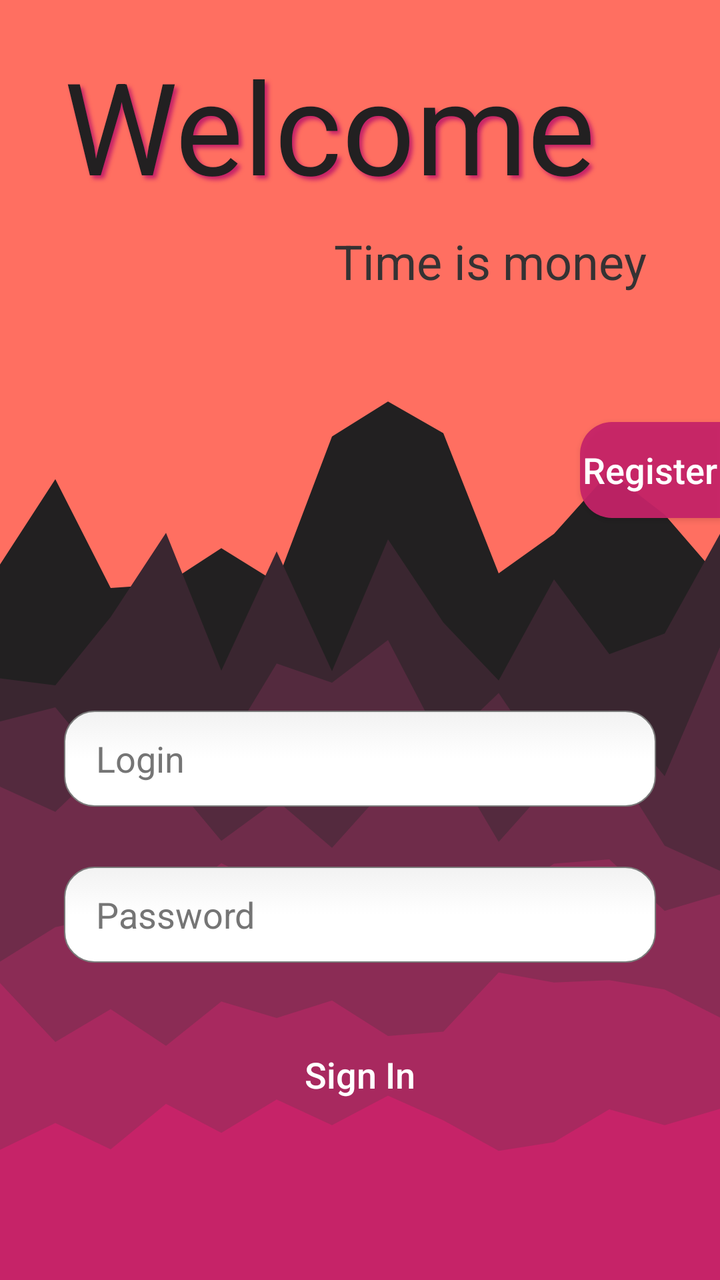
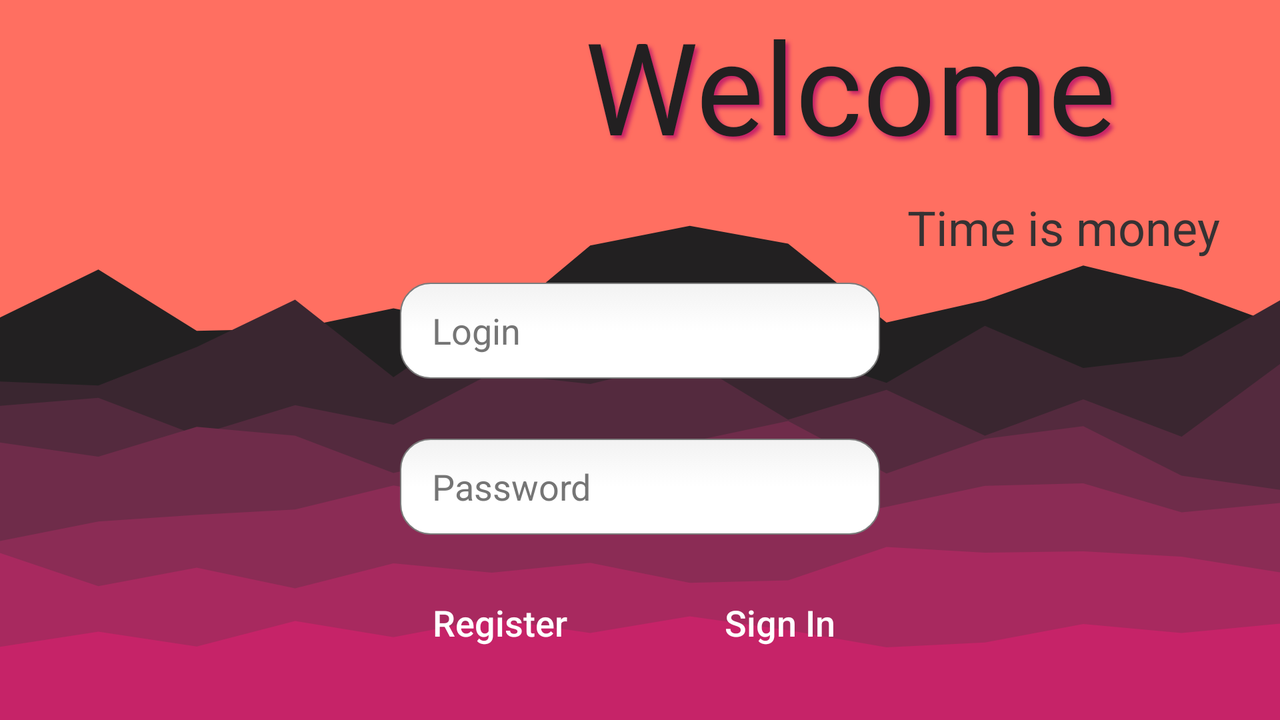

An Android layout and its configuration variant, each rendered on a device that would load it. The default file and the variant file are quoted in full after the pictures.
<!-- AndroidManifest.xml: application theme Theme.MyApplication -->
<!-- res/layout/fragment_login.xml -->
<?xml version="1.0" encoding="utf-8"?>
<FrameLayout xmlns:android="http://schemas.android.com/apk/res/android"
    xmlns:tools="http://schemas.android.com/tools"
    android:layout_width="match_parent"
    android:layout_height="match_parent"
    xmlns:app="http://schemas.android.com/apk/res-auto"
    android:background="@drawable/bc_pic"
    tools:context=".fragments.autoFragment.LoginFragment">

    <androidx.constraintlayout.widget.ConstraintLayout
        android:id="@+id/margin"
        android:layout_width="match_parent"
        android:layout_height="match_parent">

        <TextView
            android:id="@+id/Welcome"
            android:layout_width="match_parent"
            android:layout_height="wrap_content"
            android:layout_marginStart="32dp"
            android:layout_marginTop="20dp"
            android:elevation="5dp"
            android:gravity="top"
            android:shadowColor="@color/color_highlight"
            android:shadowDx="5"
            android:shadowDy="5"
            android:shadowRadius="5"
            android:text="@string/welcome"
            android:textColor="@color/primary_color"
            android:textSize="64sp"
            app:layout_constraintEnd_toEndOf="parent"
            app:layout_constraintStart_toStartOf="parent"
            app:layout_constraintTop_toTopOf="parent" />

        <EditText
            android:id="@+id/login"
            android:layout_width="0dp"
            android:layout_height="wrap_content"
            android:layout_marginStart="32dp"
            android:layout_marginTop="250dp"
            android:layout_marginEnd="32dp"
            android:autofillHints=""
            android:background="@drawable/text_input_round"
            android:ems="10"
            android:hint="@string/login_hint"
            android:inputType="textPersonName"
            android:minHeight="48dp"
            android:textColor="@color/primary_color"
            android:textColorHighlight="@color/color_highlight"
            android:textColorHint="@color/input_color"
            android:textColorLink="@color/color_highlight"
            app:layout_constraintEnd_toEndOf="parent"
            app:layout_constraintStart_toStartOf="parent"
            app:layout_constraintTop_toBottomOf="@+id/Welcome" />

        <EditText
            android:id="@+id/password"
            android:layout_width="match_parent"
            android:layout_height="wrap_content"
            android:layout_marginStart="32dp"
            android:layout_marginTop="30dp"
            android:layout_marginEnd="32dp"
            android:autofillHints=""
            android:background="@drawable/text_input_round"
            android:ems="10"
            android:hint="@string/password_hint"
            android:inputType="textPassword"
            android:minHeight="48dp"
            android:textColor="@color/primary_color"
            android:textColorHighlight="@color/color_highlight"
            android:textColorHint="@color/input_color"
            android:textColorLink="@color/color_highlight"
            app:layout_constraintEnd_toEndOf="parent"
            app:layout_constraintStart_toStartOf="parent"
            app:layout_constraintTop_toBottomOf="@+id/login" />

        <androidx.appcompat.widget.AppCompatButton
            android:id="@+id/login_button"
            android:layout_width="match_parent"
            android:layout_height="wrap_content"
            android:layout_marginStart="64dp"
            android:layout_marginTop="32dp"
            android:layout_marginEnd="64dp"
            android:background="@drawable/round_button"
            android:backgroundTint="@color/secondary_color"
            android:text="@string/login_form_button"
            android:textAllCaps="false"
            android:textColor="@color/white"
            android:textSize="18sp"
            app:layout_constraintEnd_toEndOf="parent"
            app:layout_constraintStart_toStartOf="parent"
            app:layout_constraintTop_toBottomOf="@+id/password" />

        <TextView
            android:id="@+id/subtitle"
            android:layout_width="wrap_content"
            android:layout_height="wrap_content"
            android:layout_marginStart="130dp"
            android:layout_marginBottom="200dp"
            android:text="@string/Login_form_subtitle"
            android:textColor="@color/sub_primary_color"
            android:textSize="24sp"
            app:layout_constraintBottom_toTopOf="@+id/login"
            app:layout_constraintEnd_toEndOf="parent"
            app:layout_constraintStart_toStartOf="parent"
            app:layout_constraintTop_toBottomOf="@+id/Welcome" />

        <androidx.appcompat.widget.AppCompatButton
            android:id="@+id/to_register_button"
            android:layout_width="0dp"
            android:layout_height="wrap_content"
            android:layout_marginStart="290dp"
            android:layout_marginBottom="32dp"
            android:background="@drawable/round_button_left"
            android:backgroundTint="@color/color_highlight"
            android:text="@string/register_button"
            android:textAllCaps="false"
            android:textColor="@color/white"
            android:textSize="18sp"
            app:layout_constraintBottom_toTopOf="@+id/login"
            app:layout_constraintEnd_toEndOf="parent"
            app:layout_constraintStart_toStartOf="parent"
            app:layout_constraintTop_toBottomOf="@+id/subtitle" />

    </androidx.constraintlayout.widget.ConstraintLayout>

</FrameLayout>
<!-- resources referenced by this layout -->
<resources>
  <color name="color_highlight">#C62368</color>
  <color name="input_color">#757575</color>
  <color name="primary_color">#222021</color>
  <color name="secondary_color">#FF6F61</color>
  <color name="sub_primary_color">#353233</color>
  <color name="white">#FFFFFFFF</color>
  <!-- drawable bc_pic: vector/xml drawable (drawable, 2453 chars, omitted) -->
  <!-- drawable round_button_left (drawable) -->
  <?xml version="1.0" encoding="utf-8"?>
  <shape xmlns:android="http://schemas.android.com/apk/res/android"
      android:shape="rectangle">
      <solid android:color="#eeffffff" />
      <corners
          android:bottomLeftRadius="16dp"
          android:topLeftRadius="16dp"/>
  </shape>
  <!-- drawable text_input_round (drawable) -->
  <?xml version="1.0" encoding="utf-8"?>
  <selector xmlns:android="http://schemas.android.com/apk/res/android">
  
      <item android:state_pressed="true" android:state_focused="true">
          <shape>
              <solid android:color="@color/secondary_color"/>
              <stroke
                  android:width="2.3dp"
                  android:color="@color/secondary_color" />
              <corners
                  android:radius="15dp" />
          </shape>
      </item>
  
      <item android:state_pressed="true" android:state_focused="false">
          <shape>
              <solid android:color="@color/secondary_color"/>
              <stroke
                  android:width="2.3dp"
                  android:color="@color/secondary_color" />
              <corners
                  android:radius="15dp" />
          </shape>
      </item>
  
      <item android:state_pressed="false" android:state_focused="true">
          <shape>
              <solid android:color="@color/white"/>
              <stroke
                  android:width="2.3dp"
                  android:color="@color/secondary_color" />
              <corners
                  android:radius="15dp" />
          </shape>
      </item>
  
      <item android:state_pressed="false" android:state_focused="false">
          <shape>
              <gradient
                  android:startColor="#F2F2F2"
                  android:centerColor="@color/white"
                  android:endColor="@color/white"
                  android:angle="270"
                  />
              <stroke
                  android:width="0.7dp"
                  android:color="@color/not_active" />
              <corners
                  android:radius="15dp" />
          </shape>
      </item>
  
      <item android:state_enabled="true">
          <shape>
              <padding
                  android:left="16dp"
                  android:top="4dp"
                  android:right="16dp"
                  android:bottom="4dp"
                  />
          </shape>
      </item>
  
  </selector>
  <string name="Login_form_subtitle">Time is money</string>
  <string name="login_form_button">Sign In</string>
  <string name="login_hint">Login</string>
  <string name="password_hint">Password</string>
  <string name="register_button">Register</string>
  <string name="welcome">Welcome</string>
  <style name="Theme.MyApplication" parent="Theme.MaterialComponents.DayNight.DarkActionBar">
          
          <item name="colorPrimary">@color/purple_500</item>
          <item name="colorPrimaryVariant">@color/purple_700</item>
          <item name="colorOnPrimary">@color/white</item>
          
          <item name="colorSecondary">@color/teal_200</item>
          <item name="colorSecondaryVariant">@color/teal_700</item>
          <item name="colorOnSecondary">@color/black</item>
          
          <item name="android:statusBarColor" tools:targetApi="l">?attr/colorPrimaryVariant</item>
          
          <item name="windowNoTitle">true</item>
          <item name="windowActionBar">false</item>
          <item name="android:windowFullscreen">true</item>
      </style>
  <color name="not_active">#7A7A7A</color>
  <color name="purple_500">#FF6200EE</color>
  <color name="purple_700">#FF3700B3</color>
  <color name="teal_200">#FF03DAC5</color>
  <color name="teal_700">#FF018786</color>
  <color name="black">#FF000000</color>
</resources>
<!-- res/layout-land/fragment_login.xml (the repository's variant of the layout above) -->
<!-- drawn on the phone turned sideways -->
<?xml version="1.0" encoding="utf-8"?>
<FrameLayout xmlns:android="http://schemas.android.com/apk/res/android"
    xmlns:tools="http://schemas.android.com/tools"
    android:layout_width="match_parent"
    android:layout_height="match_parent"
    xmlns:app="http://schemas.android.com/apk/res-auto"
    android:background="@drawable/bc_pic"
    tools:context=".fragments.autoFragment.LoginFragment"
    android:id="@+id/loginFragment">

    <androidx.constraintlayout.widget.ConstraintLayout
        android:id="@+id/margin"
        android:layout_width="match_parent"
        android:layout_height="match_parent">

        <TextView
            android:id="@+id/Welcome"
            android:layout_width="match_parent"
            android:layout_height="wrap_content"
            android:layout_marginEnd="32dp"
            android:elevation="5dp"
            android:gravity="top|end"
            android:paddingLeft="50dp"
            android:paddingRight="50dp"
            android:shadowColor="@color/color_highlight"
            android:shadowDx="5"
            android:shadowDy="5"
            android:shadowRadius="5"
            android:text="@string/welcome"
            android:textColor="@color/primary_color"
            android:textSize="64sp"
            app:layout_constraintEnd_toEndOf="parent"
            app:layout_constraintStart_toStartOf="parent"
            app:layout_constraintTop_toTopOf="parent" />

        <EditText
            android:id="@+id/login"
            android:layout_width="0dp"
            android:layout_height="wrap_content"
            android:layout_marginStart="200dp"
            android:layout_marginTop="56dp"
            android:layout_marginEnd="200dp"
            android:autofillHints=""
            android:background="@drawable/text_input_round"
            android:ems="10"
            android:hint="@string/login_hint"
            android:inputType="textPersonName"
            android:minHeight="48dp"
            android:textColor="@color/primary_color"
            android:textColorHighlight="@color/color_highlight"
            android:textColorHint="@color/input_color"
            android:textColorLink="@color/color_highlight"
            app:layout_constraintEnd_toEndOf="parent"
            app:layout_constraintHorizontal_bias="0.0"
            app:layout_constraintStart_toStartOf="parent"
            app:layout_constraintTop_toBottomOf="@+id/Welcome" />

        <EditText
            android:id="@+id/password"
            android:layout_width="match_parent"
            android:layout_height="wrap_content"
            android:layout_marginStart="200dp"
            android:layout_marginTop="30dp"
            android:layout_marginEnd="200dp"
            android:autofillHints=""
            android:background="@drawable/text_input_round"
            android:ems="10"
            android:hint="@string/password_hint"
            android:inputType="textPassword"
            android:minHeight="48dp"
            android:textColor="@color/primary_color"
            android:textColorHighlight="@color/color_highlight"
            android:textColorHint="@color/input_color"
            android:textColorLink="@color/color_highlight"
            app:layout_constraintEnd_toEndOf="parent"
            app:layout_constraintStart_toStartOf="parent"
            app:layout_constraintTop_toBottomOf="@+id/login" />

        <androidx.appcompat.widget.AppCompatButton
            android:id="@+id/login_button"
            android:layout_width="0dp"
            android:layout_height="wrap_content"
            android:layout_marginStart="20dp"
            android:layout_marginTop="20dp"
            android:layout_marginEnd="200dp"
            android:background="@drawable/round_button"
            android:backgroundTint="@color/secondary_color"
            android:text="@string/login_form_button"
            android:textAllCaps="false"
            android:textColor="@color/white"
            android:textSize="18sp"
            app:layout_constraintEnd_toEndOf="parent"
            app:layout_constraintStart_toEndOf="@+id/to_register_button"
            app:layout_constraintTop_toBottomOf="@+id/password" />

        <TextView
            android:id="@+id/subtitle"
            android:layout_width="wrap_content"
            android:layout_height="wrap_content"
            android:layout_marginEnd="30dp"
            android:text="@string/Login_form_subtitle"
            android:textColor="@color/sub_primary_color"
            android:textSize="24sp"
            app:layout_constraintBottom_toTopOf="@+id/login"
            app:layout_constraintEnd_toEndOf="parent"
            app:layout_constraintTop_toBottomOf="@+id/Welcome" />

        <androidx.appcompat.widget.AppCompatButton
            android:id="@+id/to_register_button"
            android:layout_width="0dp"
            android:layout_height="wrap_content"
            android:layout_marginStart="200dp"
            android:layout_marginTop="20dp"
            android:layout_marginEnd="20dp"
            android:background="@drawable/round_button"
            android:backgroundTint="@color/primary_color"
            android:text="@string/register_button"
            android:textAllCaps="false"
            android:textColor="@color/white"
            android:textSize="18sp"
            app:layout_constraintEnd_toStartOf="@+id/login_button"
            app:layout_constraintStart_toStartOf="parent"
            app:layout_constraintTop_toBottomOf="@+id/password" />

    </androidx.constraintlayout.widget.ConstraintLayout>

</FrameLayout>
<!-- resources referenced by the variant -->
<!-- as the phone turned sideways resolves them -->
<resources>
  <color name="color_highlight">#C62368</color>
  <color name="input_color">#757575</color>
  <color name="primary_color">#222021</color>
  <color name="secondary_color">#FF6F61</color>
  <color name="sub_primary_color">#353233</color>
  <color name="white">#FFFFFFFF</color>
  <!-- drawable bc_pic: vector/xml drawable (drawable, 2453 chars, omitted) -->
  <!-- drawable text_input_round (drawable) -->
  <?xml version="1.0" encoding="utf-8"?>
  <selector xmlns:android="http://schemas.android.com/apk/res/android">
  
      <item android:state_pressed="true" android:state_focused="true">
          <shape>
              <solid android:color="@color/secondary_color"/>
              <stroke
                  android:width="2.3dp"
                  android:color="@color/secondary_color" />
              <corners
                  android:radius="15dp" />
          </shape>
      </item>
  
      <item android:state_pressed="true" android:state_focused="false">
          <shape>
              <solid android:color="@color/secondary_color"/>
              <stroke
                  android:width="2.3dp"
                  android:color="@color/secondary_color" />
              <corners
                  android:radius="15dp" />
          </shape>
      </item>
  
      <item android:state_pressed="false" android:state_focused="true">
          <shape>
              <solid android:color="@color/white"/>
              <stroke
                  android:width="2.3dp"
                  android:color="@color/secondary_color" />
              <corners
                  android:radius="15dp" />
          </shape>
      </item>
  
      <item android:state_pressed="false" android:state_focused="false">
          <shape>
              <gradient
                  android:startColor="#F2F2F2"
                  android:centerColor="@color/white"
                  android:endColor="@color/white"
                  android:angle="270"
                  />
              <stroke
                  android:width="0.7dp"
                  android:color="@color/not_active" />
              <corners
                  android:radius="15dp" />
          </shape>
      </item>
  
      <item android:state_enabled="true">
          <shape>
              <padding
                  android:left="16dp"
                  android:top="4dp"
                  android:right="16dp"
                  android:bottom="4dp"
                  />
          </shape>
      </item>
  
  </selector>
  <string name="Login_form_subtitle">Time is money</string>
  <string name="login_form_button">Sign In</string>
  <string name="login_hint">Login</string>
  <string name="password_hint">Password</string>
  <string name="register_button">Register</string>
  <string name="welcome">Welcome</string>
  <style name="Theme.MyApplication" parent="Theme.MaterialComponents.DayNight.DarkActionBar">
          
          <item name="colorPrimary">@color/purple_500</item>
          <item name="colorPrimaryVariant">@color/purple_700</item>
          <item name="colorOnPrimary">@color/white</item>
          
          <item name="colorSecondary">@color/teal_200</item>
          <item name="colorSecondaryVariant">@color/teal_700</item>
          <item name="colorOnSecondary">@color/black</item>
          
          <item name="android:statusBarColor" tools:targetApi="l">?attr/colorPrimaryVariant</item>
          
          <item name="windowNoTitle">true</item>
          <item name="windowActionBar">false</item>
          <item name="android:windowFullscreen">true</item>
      </style>
  <color name="not_active">#7A7A7A</color>
  <color name="purple_500">#FF6200EE</color>
  <color name="purple_700">#FF3700B3</color>
  <color name="teal_200">#FF03DAC5</color>
  <color name="teal_700">#FF018786</color>
  <color name="black">#FF000000</color>
</resources>
